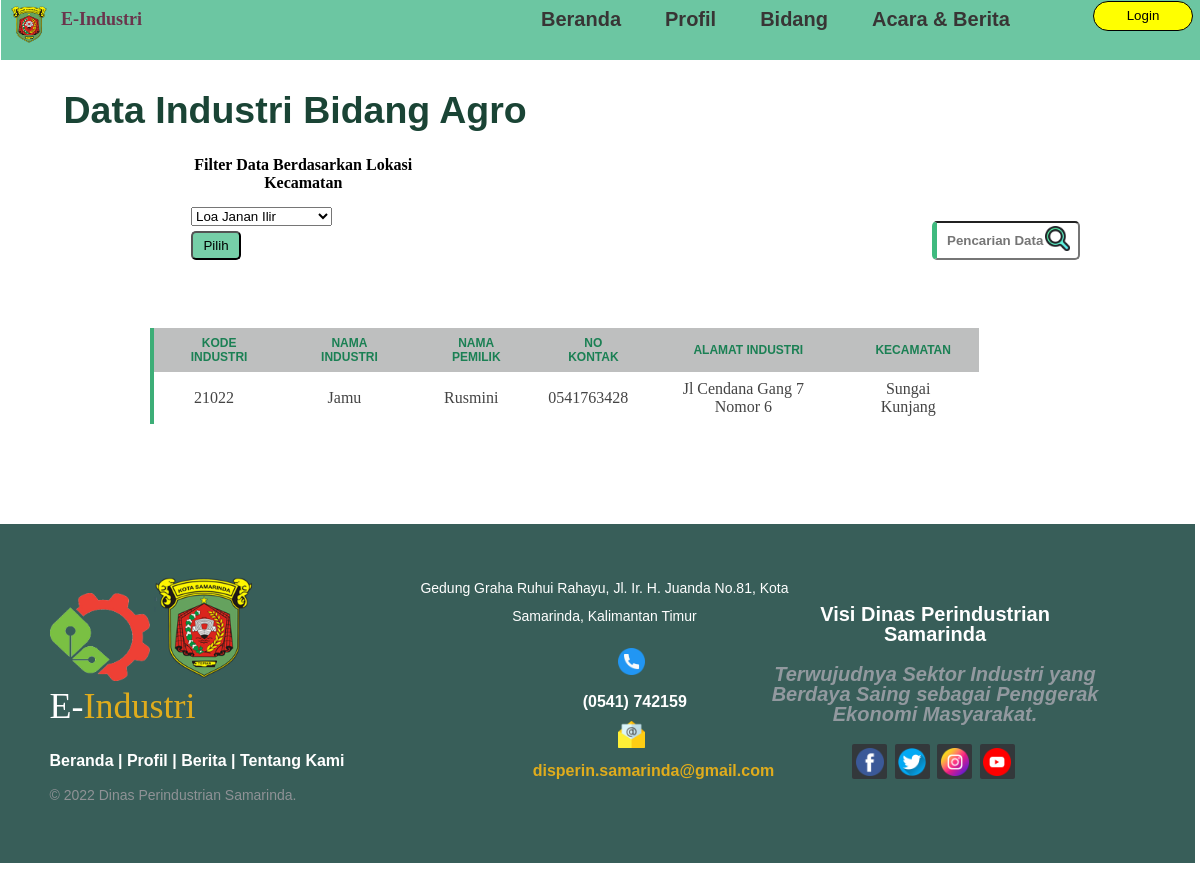
The app's page /bidang-agro.php with its own data.
### tables this page shows
CREATE TABLE `ikm` (
  `kode_industri` int(11) NOT NULL,
  `nama_industri` varchar(30) NOT NULL,
  `nama_pemilik` varchar(30) NOT NULL,
  `kontak` varchar(30) NOT NULL,
  `alamat_industri` text NOT NULL,
  `kode_kecamatan` int(11) NOT NULL,
  `kode_bidang` int(11) NOT NULL
);

CREATE TABLE `kecamatan` (
  `kode_kecamatan` int(11) NOT NULL,
  `nama_kecamatan` varchar(30) NOT NULL
);

### bidang-agro.php (the view, shortened to what this page needs)
<?php
include 'konek.php';
$query = "SELECT ikm.*, kecamatan.nama_kecamatan FROM `ikm`, kecamatan WHERE kecamatan.kode_kecamatan = ikm.kode_kecamatan AND `kode_bidang` = '10750'" ;
$exc = $konek->query($query);
?>
<!DOCTYPE html>
<html>
<head>
    <link href="css/index-data.css" rel="stylesheet" type="text/css" />
</head>
<body>
     <div class="topbar">
        <div class="judul">
            <li class="logo"><img src="image/dinas_kaltim.png" alt="" style="width: 12%;"></li>
            <ul class="app">E-Industri</ul>
            <ul class="navbar">
                <li><a href="index.php">Beranda</a></li>
                <li><a href="profil-web.php">Profil</a></li>
                <li class="dropdown" style="border-bottom: 0px;"><a href="">Bidang</a>
                    </li>
                <li class="margin-top: -35px;margin-left: 200px;"><a href="acara.php">Acara & Berita</a></li>
            </ul>
        </div>
        <div class="logo-login">
            <a href="login.php">
                <button type="submit" class="login">
                    <p>Login</p>
                </button>
            </a>
        </div>
    </div>
    <div class="title-data">
        <h2>Data Industri Bidang Agro</h2>
    </div>
    <div class="data">
		<form method="post" action="">
            <input style="float:right; font-weight:700; width: 25%; text-decoration: none; padding: 10px 10px; border-radius: 5px; border-left: 5px solid rgb(63, 186, 127); margin-top: 50px; margin-right: -380px;" type="text" name="keyword" placeholder="Pencarian Data" autocomplete="off">
			<img src="image/search.png" alt="" style="float: right; width: 25px; margin-right: -370px; display:block; margin-top: 55px;">
        </form>
	</div>
	<div class="data" style="margin-left: 165px; margin-top: -50px; width: 22%; padding: 8px;">
			<h4 style="margin-top: -1px; margin-bottom: 15px; text-align:center">Filter Data Berdasarkan Lokasi Kecamatan</h4>
			<form action="<?php echo $_SERVER["PHP_SELF"];?>" method="get" style="margin-left: 10px; ">
			<select name="nama_kecamatan" id="">
				<?php
					$sql = mysqli_query($konek, "SELECT * FROM kecamatan GROUP BY nama_kecamatan");
					while ($data = mysqli_fetch_array($sql)) :
				?>
				<option value="<?=$data['nama_kecamatan']?>" ><?=$data['nama_kecamatan'] ?></option>
				<br>
				<?php endwhile ?>
			</select>
			<br>
				<input type="submit" name="submit" value="Pilih" style="margin-top: 5px; width: 50px; background-color: #76cfa8; border-radius: 5px; padding: 5px">
			</form>
		</div>
        <div class="tabel-content">
			<table cellpadding="0" cellspacing="0" style="width: 70%;margin-left: 12%;text-align: center">
				<tbody style="text-align: center;font-size: 12px;">
					<tr>
						<th>Kode Industri</th>
						<th>Nama Industri</th>
                        <th>Nama Pemilik</th>
                        <th>No Kontak</th>
                        <th>Alamat Industri</th>
						<th>Kecamatan</th>
					</tr>
				<tbody style="font-size: 16px;">
					<?php foreach ($exc as $row): ?>
					<tr>
						<td style="padding-left: 10px;"><?= $row['kode_industri'] ?></td>
						<td style="padding-left: 10px;"><?= $row['nama_industri'] ?></td>
                        <td style="padding-left: 10px;"><?= $row['nama_pemilik'] ?></td>
                        <td style="padding-left: 10px;"><?= $row['kontak'] ?></td>
                        <td style="padding-left: 10px;"><?= $row['alamat_industri'] ?></td>
						<td style="padding-left: 10px;"><?= $row['nama_kecamatan'] ?></td>
					</tr>
					<?php endforeach ?>
				</tbody>
			</table>
		</div>
    <div class="footer-distributed" style="margin-top: 100px">
        <div class="footer-left">
            <img src="image/kementrian perindustrian indonesia.png" style="width: 100px;">
            <img src="image/dinas_kaltim.png" style="width: 100px;">
				<h3>E-<span>Industri</span></h3>
				<p class="footer-links">
					<a href="#">Beranda</a>
					|
					<a href="#">Profil</a>
					|
					<a href="#">Berita</a>
					|
					<a href="#">Tentang Kami</a>
				</p>
				<p class="footer-company-name">© 2022 Dinas Perindustrian Samarinda.</p>
			</div>
			<div class="footer-center">
				<div>
					  <p><span>Gedung Graha Ruhui Rahayu, Jl. Ir. H. Juanda No.81, Kota Samarinda, Kalimantan Timur</p>
				</div>
				<div>
					<i class="fa fa-phone"><img src="image/phone-call.png" alt="" style="margin-top: 10px; margin-left: 220px; width: 7%;"></i>
				</div>
                <p style="margin-top: -20px; margin-left: 200px;">(0541) 742159</p>
				<div>
					<i class="fa fa-envelope"><img src="image/email.png" alt="" style="margin-top: 10px; margin-left: 220px; width: 7%;" ></i>
				</div>
                <p style="margin-left: 150px;"><a href="mailto:disperin.samarinda@gmail.com?subject=Ini%20adalah%20judul%20email%20default&body=Hai%20nama%20saya%20">disperin.samarinda@gmail.com</a></p>
			</div>
			<div class="footer-right">
				<p class="footer-company-about" style="text-align: center;">
					<span>Visi Dinas Perindustrian Samarinda</span>
					Terwujudnya Sektor Industri yang Berdaya Saing sebagai Penggerak Ekonomi Masyarakat.</p>
				<div class="footer-icons" align="middle">
					<a class="social-media-icon" href="#"><i class="fab fa-facebook"><img src="image/facebook.png" style="width: 80%;"></i></a>
					<a class="social-media-icon" href="#"><i class="fa fa-twitter"><img src="image/twitter.png" style="width: 80%;"></i></a>
					<a class="social-media-icon" href="#"><i class="fa fa-instagram"><img src="image/instagram.png" style="width: 80%;"></i></a>
					<a class="social-media-icon" href="#"><i class="fa fa-youtube"><img src="image/youtube.png" style="width: 80%;"></i></a>
				</div>
			</div>
        </div>
</body>
</html>

### css/index-data.css (style rules this page uses)
*, *:before, *:after { box-sizing: border-box; }
.topbar { position:fixed; width: 101%; background-color: #6cc6a2; height: 60px; margin-left: -7px; margin-right: 10px; margin-top: -50px; }
.logo { width: 25%; display: block; margin-left: 10px; margin-top: 5px; }
.app { margin-top: -45px; margin-left: 20px; color: #6a354d; font-weight: bolder; font-size: large; font-family:Cambria, Cochin, Georgia, Times, 'Times New Roman', serif; }
.judul { background-color:white(44, 44, 44); color: Black; }
.navbar { margin-left: 500px; margin-bottom: -20px; margin-top: -45px; padding: 0px; }
.judul img { width: 70px; display: block; margin-bottom: 10px; }
.judul ul li { margin-left: 30px; display:inline-block; font-size: 20px; margin-top: 5px; }
.judul a { color:rgb(56, 53, 53); text-decoration:none; transition: .3s; font-weight: 900; font-family:'Lucida Sans', 'Lucida Sans Regular', 'Lucida Grande', 'Lucida Sans Unicode', Geneva, Verdana, sans-serif; margin-top: 10px; margin-left: 10px; }
.logo-login { width: 100px; display: block; float: right; height: 5px; margin-top: -10px; margin-right: 20px; }
.logo-login p { margin-top: 5px; }
.login { float: right; outline: 0; width : 100px; background-color: yellow; height: 30px; border-radius: 25px; border: 1.5px solid black; transition: .5s; }
.data { margin-top: 100px; margin-bottom: 10px; text-align: left; width: 50%; margin-left: 100px; }
.title-data { font-size: 25px; padding: 8px 20px; margin-left: 3%; margin-top: 50px; margin-bottom: -100px; text-align: left; font-weight: bolder; font-family:'Gill Sans', 'Gill Sans MT', Calibri, 'Trebuchet MS', sans-serif; color: rgb(26, 68, 53); }
.tabel-content { margin-top: 40px; }
.tabel-content table { color: #444; border-collapse:separate; width: 40%; border-left: 4px solid rgb(61, 174, 119); }
.tabel-content tr th { background: #bebfbf; color: rgb(27, 128, 84); font-weight: bolder; font-family:Verdana, Geneva, Tahoma, sans-serif; text-transform: uppercase; }
.tabel-content th, td { padding: 8px 20px; text-align: center; }
.footer-distributed { background-color: #385e59; box-sizing: border-box; width: 101%; text-align: left; font: bold 16px sans-serif; padding: 50px 50px 60px 50px; margin-top: -200px; margin-left: -8.5px; }
.footer-distributed .footer-left, .footer-distributed .footer-center, .footer-distributed .footer-right { display: inline-block; vertical-align: top; }
.footer-distributed .footer-left { width: 30%; }
.footer-distributed h3 { color: #ffffff; font: normal 36px 'Cookie', cursive; margin: 0; }
.footer-distributed .footer-left img { width: 30%; }
.footer-distributed h3 span { color: #e0ac1c; }
.footer-distributed .footer-links { color: #ffffff; margin: 20px 0 12px; }
.footer-distributed .footer-links a { display:inline-block; line-height: 1.8; text-decoration: none; color: inherit; }
.footer-distributed .footer-company-name { color: #8f9296; font-size: 14px; font-weight: normal; margin: 0; }
.footer-distributed .footer-center { width: 35%; }
.footer-distributed .footer-center i { color: #ffffff; font-size: 10px; width: 15px; height: 315px; border-radius: 50%; text-align: center; line-height: 42px; margin: 10px 15px; vertical-align: middle; }
.footer-distributed .footer-center img { width: 30px; margin-top: 20px; }
.footer-distributed .footer-center i.fa-envelope { font-size: 17px; line-height: 38px; color: blanchedalmond; }
.footer-distributed .footer-center p { display: inline-block; color: #ffffff; text-align: center; margin:0; }
.footer-distributed .footer-center p span { display:block; font-weight: normal; font-size:14px; line-height:2; }
.footer-distributed .footer-center p a { color: #e0ac1c; text-decoration: none;; }
.footer-distributed .footer-right { width: 30%; }
.footer-distributed .footer-company-about { line-height: 20px; color: #92999f; font-size: 20px; font-style: italic; margin: 0; margin-top: 30px; }
.footer-distributed .footer-company-about span { display: block; color: #ffffff; font-size: 20px; font-weight: bold; font-style: normal; margin-bottom: 20px; text-align: center; }
.footer-distributed .footer-icons { margin-top: 20px; align-content: center; }
.footer-distributed .footer-icons a { display: inline-block; width: 35px; height: 35px; cursor: pointer; background-color: #33383b; border-radius: 2px; font-size: 50px; color: #ffffff; text-align: center; line-height: 30px; margin-right: 3px; margin-bottom: 1px; }

### records on screen
ikm: kode_industri "21022", nama_industri "Jamu", nama_pemilik "Rusmini", kontak "0541763428", alamat_industri "Jl Cendana Gang 7 Nomor 6", kode_kecamatan.nama_kecamatan "Sungai Kunjang"

### other values on screen
form field nama_kecamatan "Loa Janan Ilir"
